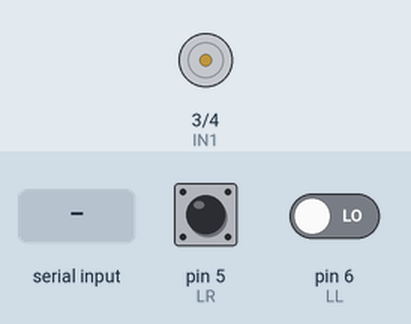
Simulated run of this sketch. Board: Arduino Uno, built with avr-gcc and run on an emulated ATmega328P. Shown: motor-driver pin pairs drawn as motors (green arrow = first pin HIGH = forward, orange = second pin HIGH = backward, longer = more drive). The inputs (shaded band) are chosen by the test bench; at power-on: pin 5 (LR) HIGH, pin 6 (LL) LOW.

Above: at 1.2 s.
1.3 s: "2\n" received over Serial
At 3.8 s:
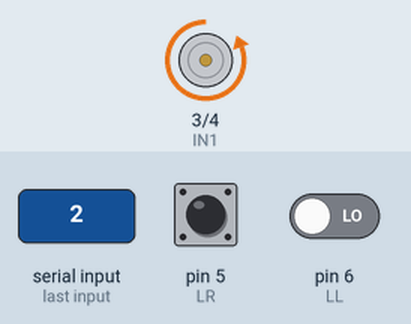
Timing chart, 0 to 14.5 s (numbered marks = the images above; inputs shaded):
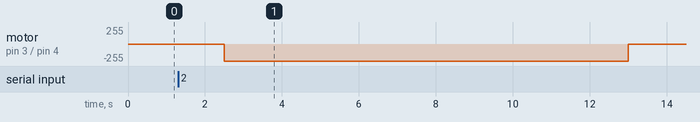

The sketch:

540moter_exit.ino
```cpp
const int IN1 = 3;  // IN1ピンをD3に
const int IN2 = 4;  // IN2ピンをD4に
const int LR = 5;   // 右ホールセンサー
const int LL = 6;   // 左ホールセンサー

int e = 0;  // event
int s = 0;  // state

// event
// 0: stop
// 1: 右回り
// 2: 左回り
// 31: Rホールセンサー 磁気検知
// 32: Lホールセンサー 磁気検知
// 4: イベントなし
// 5: 名前問い合わせ
// 6: 状態問い合わせ

// state
// 0: モータ停止中
// 31: 右リミット
// 32: 左リミット

// action
// stop(): モーター停止
// rotateR(): モーター右回転
// rotateL(): モーター左回転

// モーター停止
void stop() {
  //  Serial.println('S');
  digitalWrite(IN1, LOW);  // モーターの停止
  digitalWrite(IN2, LOW);
}

// モーター右回転
void rotateR() {
  if (s == 32) {              // 右リミット
  } else if (s == 31) {       // 左リミット
    digitalWrite(IN1, HIGH);  // HIGH LOW の組み合わせでモーター回転
    digitalWrite(IN2, LOW);   // 右回転
    delay(10000);
  } else {
    digitalWrite(IN1, HIGH);  // HIGH LOW の組み合わせでモーター回転
    digitalWrite(IN2, LOW);   // 右回転
  }
}

// モーター左回転
void rotateL() {
  if (s == 31) {              // 左リミット
  } else if (s == 32) {       // 左リミット
    digitalWrite(IN1, LOW);   // HIGH LOW の組み合わせでモーター回転
    digitalWrite(IN2, HIGH);  // 右回転
    delay(10000);
  } else {
    digitalWrite(IN1, LOW);   // HIGH LOW の組み合わせでモーター回転
    digitalWrite(IN2, HIGH);  // 左回転
  }
}

// イベント検知 -> イベント発生
int event() {
  // ホールセンサーによるイベントよりシリアルコマンドが優先される
  if (Serial.available()) {              // wait for data available
    String input = Serial.readString();  // read until timeout
    input.trim();
    return input.substring(0).toInt();  // イベントの発出 ： 0, 1, 2, 5
  } else if (digitalRead(LR) == 0) {    // 磁気を検知
    return 31;
  } else if (digitalRead(LL) == 0) {  // 磁気を検知
    return 32;
  } else {
    return 4;
  }
}
//==================================
// セットアップ
void setup() {
  pinMode(IN1, OUTPUT);  // デジタルピンを出力に設定
  pinMode(IN2, OUTPUT);
  pinMode(LR, INPUT);
  pinMode(LL, INPUT);
  Serial.begin(9600);  // シリアル通信を9600bpsで開始
}

void loop() {
  // イベントを検知
  e = event();
  //Serial.println(e);
  switch (e) {
    case 0:  // 停止
      stop();
      s = 0;
      break;
    case 1:  // 右回り
      rotateR();
      break;
      break;
    case 2:
      rotateL();
      break;
    case 31:  // R ホールセンサーが磁気を感知した状態
      stop();
      s = 31;
      break;
    case 32:  // L ホールセンサーが磁気を感知した状態
      stop();
      s = 32;
      break;
    case 4:  // no new event
      break;
    case 5:                 // 名前のと言わせ
      Serial.println('3');  // 排出 exit と応える
      break;
    case 6:                 // 名前のと言わせ
      Serial.println(s);  //
      break;
  }
  delay(500);
}
```

Measured:
- after the input at 1.3 s, motor on pin 3 (IN1) / pin 4 (IN2): stopped → backward 255/255 after 1.2 s, → stopped 10.5 s later
